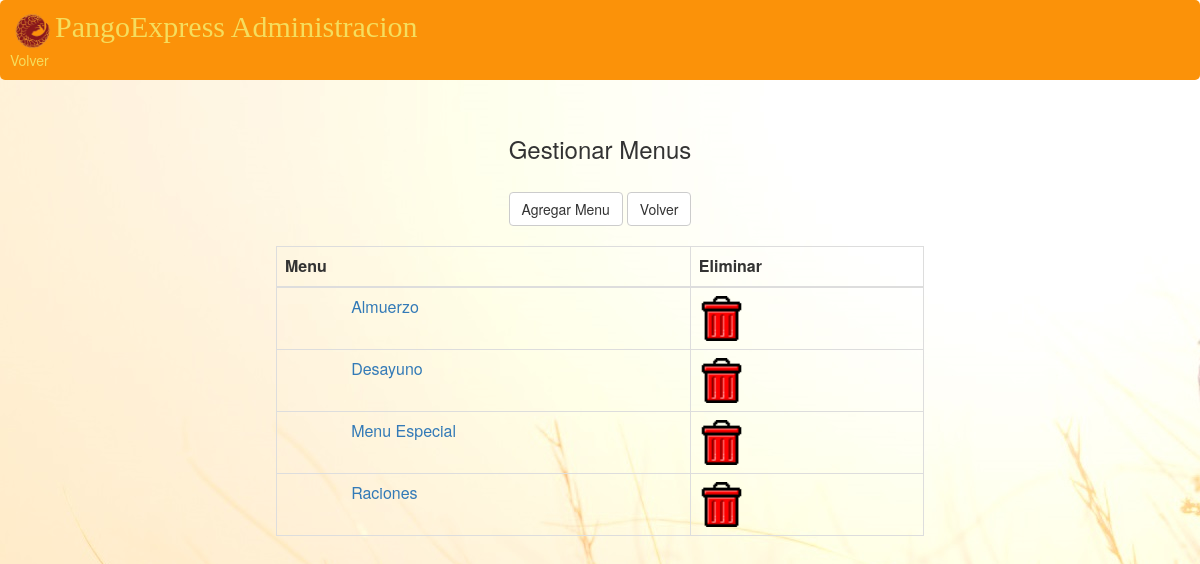
Screenshot of /administracion/gestionar_menus/ with the database file from the repository.
### menu/models.py (models this page shows, shortened)
class MENU(models.Model):
    id = models.AutoField(primary_key = True)
    nombre = models.CharField(max_length = 100, null = False,validators=[validate_nombre])
    activo = models.BooleanField(default = False)

### administracion/views.py (the view)
# urls.py: url(r'^gestionar_menus/agregar/platos/(?P<id_menu>[0-9]+)/$', views.agregar_platos_menu, name='agregar_platos_menu'),
def gestionar_menus(request):
    menus = MENU.objects.all()
    context = {'menus' : menus }
    return render(request, 'administracion/gestionarMenus.html', context)

### administracion/templates/administracion/gestionarMenus.html
{% extends 'administracion/adminLayout.html' %}
{% load bootstrap3 %}
{% load staticfiles %}
{% block main %}
    <h3> Gestionar Menus </h3>
    <br/>
    <a class="btn btn-default" href="{% url 'administracion:agregar_menu' %}">Agregar Menu</a>
    <a class="btn btn-default" href="{% url 'administracion:index' %}">Volver</a>
    <br/>
    <br/>
    <table class="table table-bordered">
        <thead>
            <tr>
                <th class="col-md-2"> Menu </th>
                <th class="col-md-1"> Eliminar </th>
            </tr>
        </thead>
        <tbody>
            {% for menu in menus %}
                <tr>
                    <td><a class="col-md-2"><a href="{% url 'administracion:editar_menu' menu.id %}">{{menu.nombre}}</a></td>
                    <td class="col-md-1"><a href="{% url 'administracion:eliminar_menu' menu.id %}"
                                            onclick="return confirm('Confirmar accion')" >
                                            <img src="{% static 'images/trash.png' %}">
                                        </a></td>
                </tr>
            {% endfor %}
        </tbody>
    </table>
{% endblock %}

### administracion/static/layoutStyle.css (style rules this page uses)
body { background: #d3d3d3 url('images/pan2.jpg'); top right no-repeat; background-attachment:fixed; }
img { width: 45px; }

### rows the page displays
MENU: nombre "Almuerzo"
MENU: nombre "Desayuno"
MENU: nombre "Menu Especial"
MENU: nombre "Raciones"
